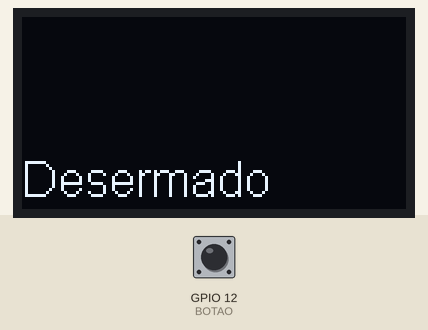
The sketch below on a simulated ESP32. Parts: 128×64 one-colour display. The inputs (shaded band) are chosen by the test bench; at power-on: GPIO 12 (BOTAO) LOW. What the sketch prints to the serial monitor is not drawn.

Above: at 0.4 s.
At 2.0 s:
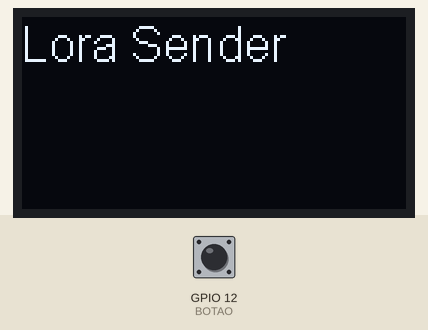
2.1 s: GPIO 12 (BOTAO) pulled HIGH for 3.2 s
At 3.8 s:
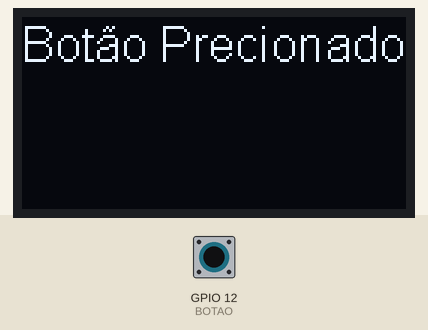
8.5 s: GPIO 12 (BOTAO) pulled HIGH for 1 s
Timing chart, 0 to 11.5 s (numbered marks = the images above; inputs shaded):
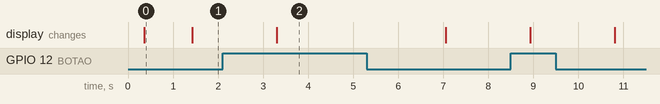

Measured:
- after the input at 2.1 s, the display: changes after 1.2 s (image 2)
- what the display in image 0 shows lasts 1.0 s, from 0.4 s to 1.4 s

The sketch:

display_test.ino
```cpp
#include "heltec.h"
#define BAND 915E6
#define BOTAO 12
#define LED 25
#define A1 17
#define CHAVE "Armado"
#define CHAVE2 "Desarmar"
int contador = 0;
char caracter;
String chave = "";
String mensage = "";


void setup () {
Heltec.begin(true, true, true, true, BAND);//(Ativar display,Ativar LoRa,Ativar comunicação serial,definir banda


pinMode(A1,INPUT);

//define a palavra de sincronização
LoRa.setSyncWord(0xF3);
Serial.println("LoRa iniciado");
Serial.println("Aguando comando 1");

digitalWrite(A1,LOW);

mensage = "Desermado";
display(mensage,45);

}

void loop () {
//Serial.print("Envio de pacote:");
//Serial.println(contador);
contador ++;

chave = Serial.readString();


if(chave == CHAVE)
{
  Serial.println(chave);
  digitalWrite(A1,HIGH);
  mensage = "Armado";
  display(mensage,45);
}
else if(chave == CHAVE2)
{
  mensage = "Desermado";
  display(mensage,45);
}


LoRa.beginPacket();//crianado pacote
LoRa.print(digitalRead(BOTAO));//armazenado estado do botão
LoRa.endPacket();//finalizando pacote

if(digitalRead(BOTAO) == HIGH)
{
  mensage = "Botão Precionado";
  display(mensage,0);
}
else
{
  mensage = "Lora Sender";
  display(mensage,0);

}

Serial.println(digitalRead(BOTAO));

//Piscando LED
digitalWrite(LED, HIGH);
delay(400);
digitalWrite(LED, LOW);
delay(400);
}

void display (String mensagem , int linha)
{

  Heltec.display->setContrast(255);
  Heltec.display->clear();
  Heltec.display->setFont(ArialMT_Plain_16);
  Heltec.display->drawString(0, linha, mensagem);
  Heltec.display->display();

}
```
